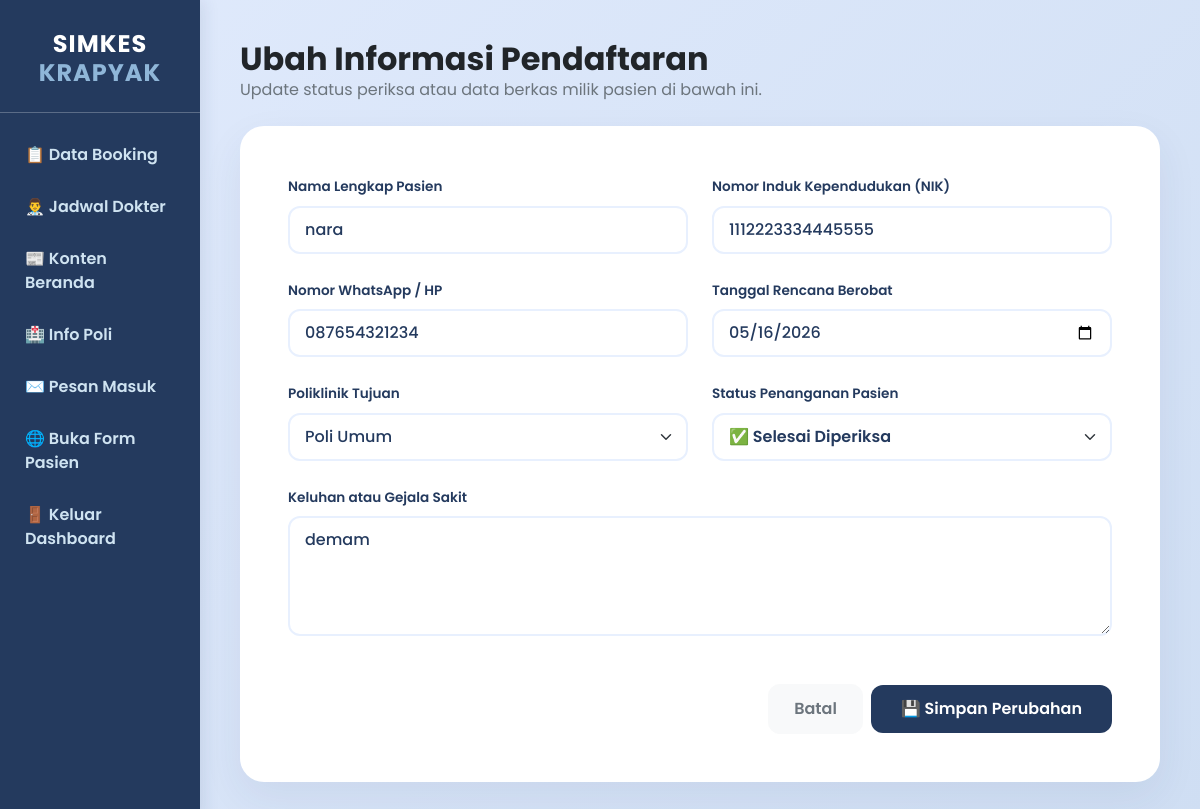
/admin/edit.php?id=7 (signed in), run on the app's committed database.
### tables this page shows
CREATE TABLE `booking` (
  `id_booking` int(11) NOT NULL,
  `nama` varchar(100) DEFAULT NULL,
  `nik` varchar(20) DEFAULT NULL,
  `no_hp` varchar(20) DEFAULT NULL,
  `tanggal` date DEFAULT NULL,
  `poli` varchar(50) DEFAULT NULL,
  `keluhan` text DEFAULT NULL,
  `nomor_antrian` int(11) DEFAULT NULL,
  `status` enum('menunggu','selesai') DEFAULT 'menunggu'
);

### admin/edit.php (the view, shortened to what this page needs)
<?php
include '../config/koneksi.php';
$poli_result = mysqli_query($conn, "SELECT DISTINCT poli FROM jadwal_dokter WHERE poli IS NOT NULL AND poli != '' ORDER BY poli ASC");
$daftar_poli = [];
if ($poli_result) {
    while ($p = mysqli_fetch_assoc($poli_result)) {
        $daftar_poli[] = $p['poli'];
    }
}
$id = (int) $_GET['id'];
$stmt = mysqli_prepare($conn, "SELECT * FROM booking WHERE id_booking = ?");
if ($stmt) {
    mysqli_stmt_bind_param($stmt, 'i', $id);
    mysqli_stmt_execute($stmt);
    $result = mysqli_stmt_get_result($stmt);
    $data = mysqli_fetch_assoc($result);
} else {
    $data = false;
}
?>
<!DOCTYPE html>
<html lang="id">
<head>
    <link href="https://cdn.jsdelivr.net/npm/bootstrap@5.0.2/dist/css/bootstrap.min.css" rel="stylesheet">
</head>
<body>
<div class="container-fluid">
    <div class="row">
        <div class="col-md-3 col-lg-2 sidebar px-0">
            <h4 class="text-center mb-4 text-white">SIMKES <span style="color: var(--calm-ocean);">KRAPYAK</span></h4>
            <hr style="border-color: rgba(255,255,255,0.1)">
            <a href="index.php">📋 Data Booking</a>
            <a href="jadwal.php">👨‍⚕️ Jadwal Dokter</a>
            <a href="konten.php">📰 Konten Beranda</a>
            <a href="kelola_poli.php">🏥 Info Poli</a>
            <a href="kelola_pesan.php">✉️ Pesan Masuk</a>
            <a href="../booking.php" target="_blank">🌐 Buka Form Pasien</a>
            <a href="../logout.php">🚪 Keluar Dashboard</a>
        </div>
        <div class="col-md-9 col-lg-10 main-content">
            <div class="mb-4">
                <h2 class="fw-bold m-0 text-dark">Ubah Informasi Pendaftaran</h2>
                <p class="text-muted mb-0">Update status periksa atau data berkas milik pasien di bawah ini.</p>
            </div>
            <div class="card card-form p-5">
                <form method="POST">
                    <div class="row g-4">
                        <div class="col-md-6">
                            <label class="form-label">Nama Lengkap Pasien</label>
                            <input type="text" name="nama" class="form-control form-control-custom" value="<?= htmlspecialchars($data['nama']); ?>" required>
                        </div>
                        <div class="col-md-6">
                            <label class="form-label">Nomor Induk Kependudukan (NIK)</label>
                            <input type="text" name="nik" class="form-control form-control-custom" value="<?= htmlspecialchars($data['nik']); ?>" required>
                        </div>
                        <div class="col-md-6">
                            <label class="form-label">Nomor WhatsApp / HP</label>
                            <input type="text" name="no_hp" class="form-control form-control-custom" value="<?= htmlspecialchars($data['no_hp']); ?>" required>
                        </div>
                        <div class="col-md-6">
                            <label class="form-label">Tanggal Rencana Berobat</label>
                            <input type="date" name="tanggal" class="form-control form-control-custom" value="<?= $data['tanggal']; ?>" required>
                        </div>
                        <div class="col-md-6">
                            <label class="form-label">Poliklinik Tujuan</label>
                            <select name="poli" class="form-select form-control-custom" required>
                                <?php foreach ($daftar_poli as $p): ?>
                                    <option value="<?= htmlspecialchars($p) ?>" <?= $data['poli'] === $p ? 'selected' : '' ?>>
                                        <?= htmlspecialchars($p) ?>
                                    </option>
                                <?php endforeach; ?>
                            </select>
                        </div>
                        <div class="col-md-6">
                            <label class="form-label">Status Penanganan Pasien</label>
                            <select name="status" class="form-select form-control-custom" style="font-weight: 600;" required>
                                <option value="selesai" <?= $data['status'] == 'selesai' ? 'selected' : ''; ?> style="color: #155724;">✅ Selesai Diperiksa</option>
                            </select>
                        </div>
                        <div class="col-12">
                            <label class="form-label">Keluhan atau Gejala Sakit</label>
                            <textarea name="keluhan" class="form-control form-control-custom" rows="4" required><?= htmlspecialchars($data['keluhan']); ?></textarea>
                        </div>
                        <div class="col-12 d-flex justify-content-end align-items-center mt-5">
                            <a href="index.php" class="btn btn-light btn-custom-cancel text-muted me-2">Batal</a>
                            <button type="submit" name="update" class="btn btn-custom-save">💾 Simpan Perubahan</button>
                        </div>
                    </div>
                </form>
            </div>
        </div>
    </div>
</div>
</body>
</html>

### admin/edit.php (style rules this page uses)
:root { --bg-gradient-start: #e0eafc; --bg-gradient-end: #cfdef3; --midnight-blue: #243A5E; --powder-sky: #CFE3F1; --calm-ocean: #8FB6D8; --white: #FFFFFF; }
body { font-family: 'Poppins', sans-serif; background: linear-gradient(135deg, var(--bg-gradient-start) 0%, var(--bg-gradient-end) 100%); min-height: 100vh; color: var(--midnight-blue); }
.sidebar { background-color: var(--midnight-blue); min-height: 100vh; color: white; padding-top: 30px; box-shadow: 4px 0 15px rgba(36, 58, 94, 0.1); }
.sidebar h4 { font-weight: 700; letter-spacing: 1px; }
.sidebar a { color: var(--powder-sky); text-decoration: none; display: block; padding: 14px 25px; font-weight: 600; transition: all 0.3s; }
.main-content { padding: 40px; }
.card-form { border: none; border-radius: 24px; background: var(--white); box-shadow: 0 15px 40px rgba(36, 58, 94, 0.07); }
.form-label { font-weight: 600; font-size: 0.85rem; color: var(--midnight-blue); margin-bottom: 8px; }
.form-control-custom { border-radius: 12px; border: 2px solid #e8f0fe; padding: 10px 15px; color: var(--midnight-blue); font-weight: 500; transition: all 0.3s; }
.btn-custom-save { background-color: var(--midnight-blue); color: white; border-radius: 12px; padding: 12px 30px; font-weight: 600; border: none; transition: 0.2s; }
.btn-custom-cancel { border-radius: 12px; padding: 12px 25px; font-weight: 600; }

### data on the page
booking: nama "nara", nik "1112223334445555", no_hp "087654321234", tanggal "05/16/2026", poli "Poli Umum", status "✅ Selesai Diperiksa", keluhan "demam"
